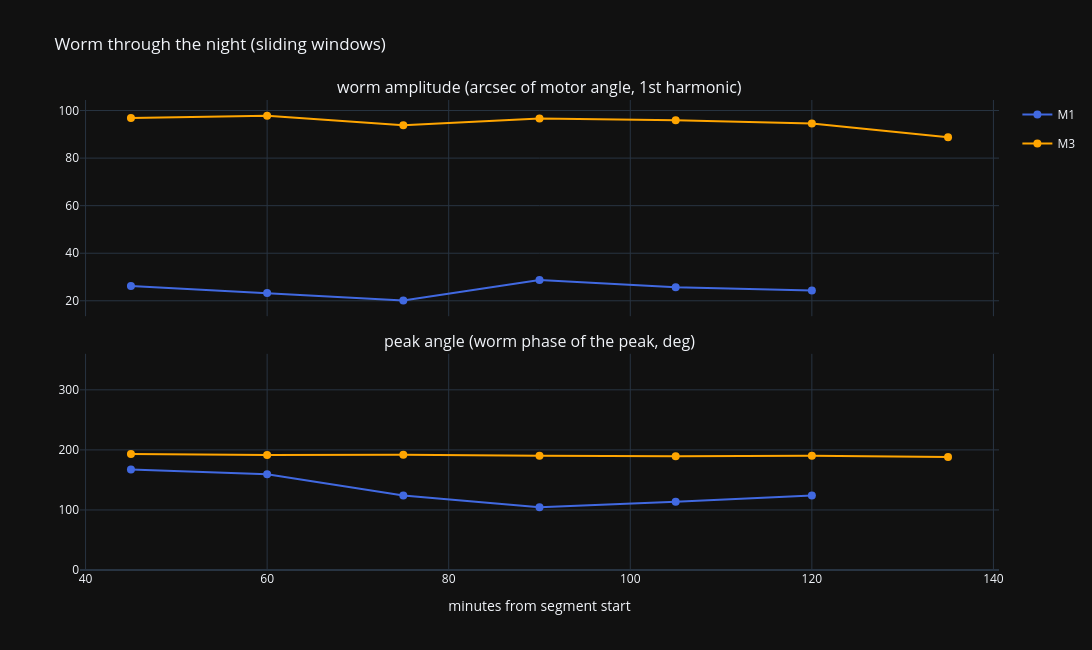

Here is the notebook cell this chart was saved with:
### Markdown cell above
## 5. Is the worm steady through a night?

A fixed profile assumes each motor's worm keeps its size and phase all night. One segment (`SEGMENT`, default the
longest with raw motor angles) cut into overlapping windows; in each, the three motors' worms fitted together. Flat
lines = a steady worm a fixed profile can correct; a trend or jump = it changes (pose, load). Hollow markers: M1 and
M3 turn at about the same speed in that window, so the fit can trade one for the other. A motor is fitted in a window
only if it turns at least 1.5 worm turns (9°) in it, so slow motors (often M2) can be missing.

### Code cell
WINDOW_MIN, STEP_MIN = 90, 15
SEGMENT = None                                             # a segment name, or None for the longest raw-angle one
s = next(x for x in segs if x.name == SEGMENT) if SEGMENT else max(raw_segs, key=lambda x: x.hours)
w = windowed_worm(s, lat_of(s.session), window_s=WINDOW_MIN * 60, step_s=STEP_MIN * 60, worm_theta=WORM_THETA)
print(f"{s.name.replace('alpaca.', '')}: {s.hours:.1f} h, {SRC.get(s.name, '?')} angles, windows of {WINDOW_MIN} min every {STEP_MIN} min")
fig = make_subplots(rows=2, cols=1, shared_xaxes=True, vertical_spacing=0.08,
                    subplot_titles=['worm amplitude (arcsec of motor angle, 1st harmonic)', 'peak angle (worm phase of the peak, deg)'])
for m in MOTORS:
    g = w[(w['motor'] == m) & w['fitted']]
    if g.empty:
        continue
    hollow = ~g['m1_m3_separable'] & g['motor'].isin(['M1', 'M3'])
    g = g.assign(peak=(90 - g['phase']) % 360)
    for row, col in ((1, 'amp'), (2, 'peak')):
        fig.add_trace(go.Scatter(x=g['t_min'], y=g[col], mode='lines+markers', line=dict(color=COLOURS[m]),
                                 marker=dict(symbol=np.where(hollow, 'circle-open', 'circle'), size=8),
                                 name=m, legendgroup=m, showlegend=row == 1,
                                 text=[f'{x:.1f} turns, {r:.0f} deg/hr' for x, r in zip(g['turns'], g['rate'])]), row=row, col=1)
fig.update_yaxes(range=[0, 360], row=2, col=1)
fig.update_xaxes(title_text='minutes from segment start', row=2, col=1)
fig.update_layout(height=650, width=1300, template=TEMPLATE, title='Worm through the night (sliding windows)')
fig.show()

### Figure 1 — Plotly figure (JSON) as saved in the notebook; plotly's stock layout.template omitted (floating-point values rounded to 4 significant figures)
{"data": [{"legendgroup": "M1", "line": {"color": "royalblue"}, "marker": {"size": 8, "symbol": ["circle", "circle", "circle", "circle", "circle", "circle"]}, "mode": "lines+markers", "name": "M1", "showlegend": true, "text": ["2.6 turns, 10 deg/hr", "2.7 turns, 11 deg/hr", "2.8 turns, 11 deg/hr", "2.6 turns, 11 deg/hr", "2.2 turns, 10 deg/hr", "1.7 turns, 7 deg/hr"], "type": "scatter", "x": [45.0, 60.0, 75.0, 90.0, 105.0, 120.0], "xaxis": "x", "y": [26.21, 23.3, 20.17, 28.71, 25.65, 24.29], "yaxis": "y"}, {"legendgroup": "M1", "line": {"color": "royalblue"}, "marker": {"size": 8, "symbol": ["circle", "circle", "circle", "circle", "circle", "circle"]}, "mode": "lines+markers", "name": "M1", "showlegend": false, "text": ["2.6 turns, 10 deg/hr", "2.7 turns, 11 deg/hr", "2.8 turns, 11 deg/hr", "2.6 turns, 11 deg/hr", "2.2 turns, 10 deg/hr", "1.7 turns, 7 deg/hr"], "type": "scatter", "x": [45.0, 60.0, 75.0, 90.0, 105.0, 120.0], "xaxis": "x2", "y": [167.4, 159.4, 124.0, 104.7, 113.7, 124.1], "yaxis": "y2"}, {"legendgroup": "M3", "line": {"color": "orange"}, "marker": {"size": 8, "symbol": ["circle", "circle", "circle", "circle", "circle", "circle", "circle"]}, "mode": "lines+markers", "name": "M3", "showlegend": true, "text": ["5.6 turns, -22 deg/hr", "5.7 turns, -23 deg/hr", "5.8 turns, -23 deg/hr", "5.4 turns, -23 deg/hr", "4.5 turns, -20 deg/hr", "3.5 turns, -15 deg/hr", "2.5 turns, -9 deg/hr"], "type": "scatter", "x": [45.0, 60.0, 75.0, 90.0, 105.0, 120.0, 135.0], "xaxis": "x", "y": [96.91, 97.78, 93.8, 96.69, 95.89, 94.51, 88.8], "yaxis": "y"}, {"legendgroup": "M3", "line": {"color": "orange"}, "marker": {"size": 8, "symbol": ["circle", "circle", "circle", "circle", "circle", "circle", "circle"]}, "mode": "lines+markers", "name": "M3", "showlegend": false, "text": ["5.6 turns, -22 deg/hr", "5.7 turns, -23 deg/hr", "5.8 turns, -23 deg/hr", "5.4 turns, -23 deg/hr", "4.5 turns, -20 deg/hr", "3.5 turns, -15 deg/hr", "2.5 turns, -9 deg/hr"], "type": "scatter", "x": [45.0, 60.0, 75.0, 90.0, 105.0, 120.0, 135.0], "xaxis": "x2", "y": [193.0, 191.5, 191.8, 190.0, 189.6, 190.1, 188.0], "yaxis": "y2"}], "layout": {"annotations": [{"font": {"size": 16}, "showarrow": false, "text": "worm amplitude (arcsec of motor angle, 1st harmonic)", "x": 0.5, "xanchor": "center", "xref": "paper", "y": 1.0, "yanchor": "bottom", "yref": "paper"}, {"font": {"size": 16}, "showarrow": false, "text": "peak angle (worm phase of the peak, deg)", "x": 0.5, "xanchor": "center", "xref": "paper", "y": 0.46, "yanchor": "bottom", "yref": "paper"}], "height": 650, "title": {"text": "Worm through the night (sliding windows)"}, "width": 1300, "xaxis": {"anchor": "y", "domain": [0.0, 1.0], "matches": "x2", "showticklabels": false}, "xaxis2": {"anchor": "y2", "domain": [0.0, 1.0], "title": {"text": "minutes from segment start"}}, "yaxis": {"anchor": "x", "domain": [0.54, 1.0]}, "yaxis2": {"anchor": "x2", "domain": [0.0, 0.46], "range": [0, 360]}}}
